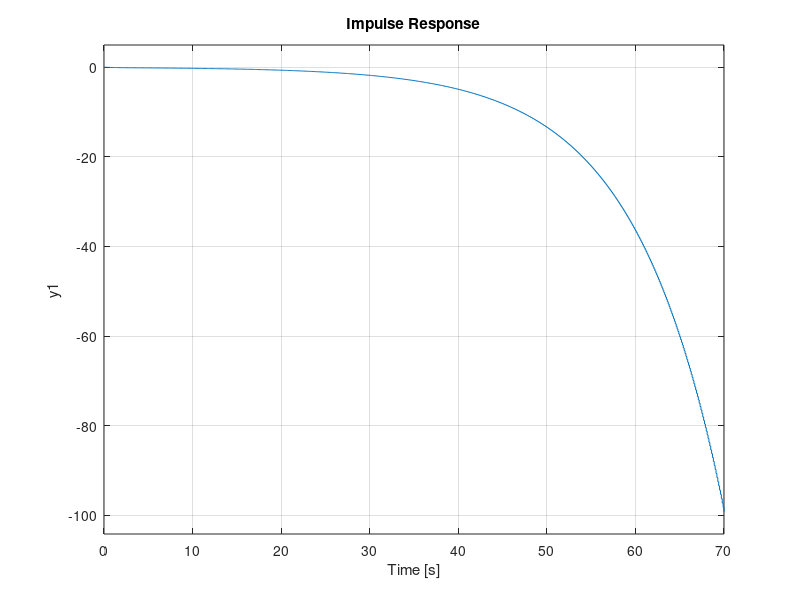
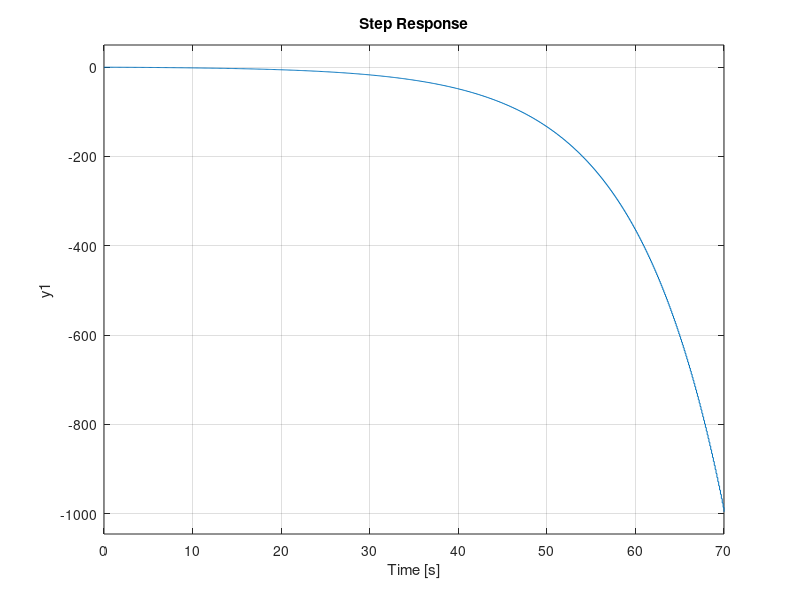
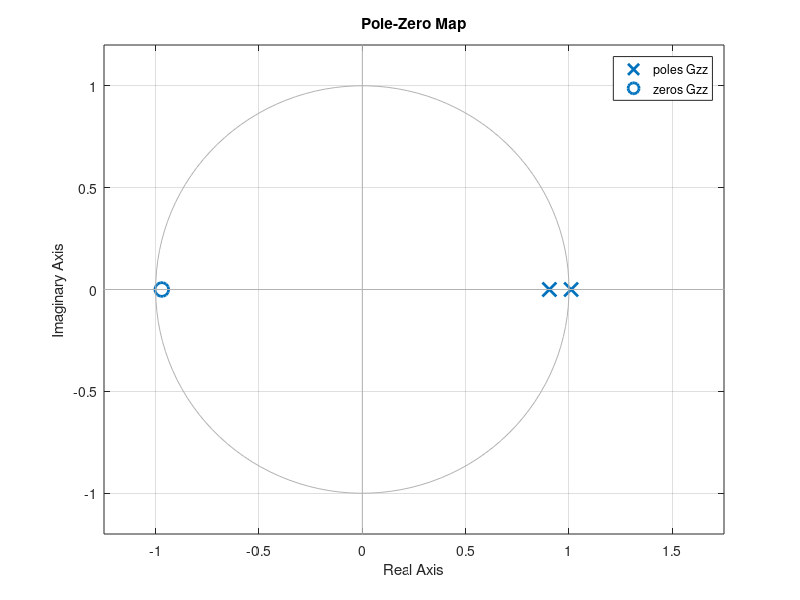
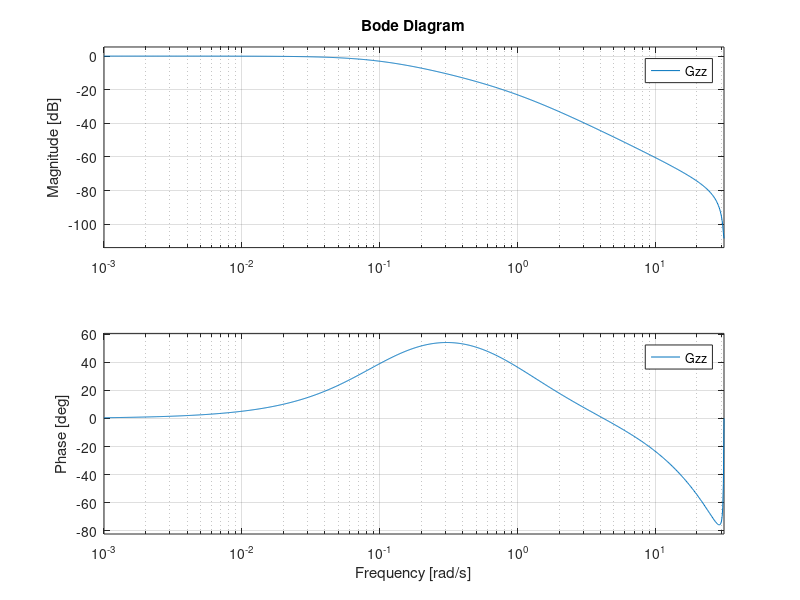

The MATLAB source for these figures, in order:
T1 = 1;
T2 = 10;
%Te = [0.01*T2, 0.1*T2, 0.5*T2];
%Te = [1];
Te = [0.01*T2]

for Ts = Te
    Gp = tf(1, [-T1*T2, T1-T2, 1]);
    
    Gzi = c2d(Gp, Ts, 'impulse');
    Gzz = c2d(Gp, Ts, 'zoh');
    
    fprintf("Ts=%d\n",Ts);
    Gp
    Gzi
    Gzz
    
    figure()
    impulse(Gzz)
    figure()
    step(Gzz)
    figure()
    pzmap(Gzz)
    figure()
    bode(Gzz)
end